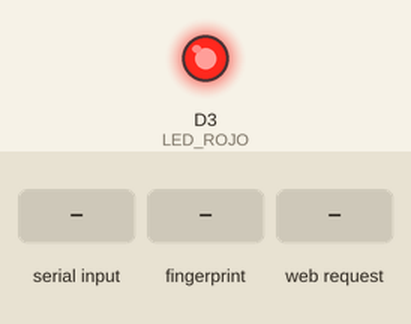
The sketch below on a simulated ESP8266 (NodeMCU). On the bench: output pins drawn as LEDs (lit = HIGH). Dashed ring = blinking. The inputs (shaded band) are chosen by the test bench. The local clock reads 2024-03-15 10:24:30 at power-on unless the sketch sets it; what the sketch prints to the serial monitor is not drawn.

Above: at 1.6 s.
At 3.5 s:
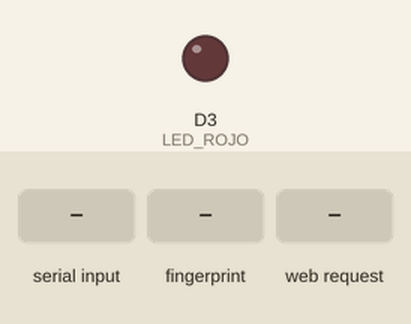
3.6 s: "ALERTA:BLOQUEO\n" received over Serial
At 3.75 s:
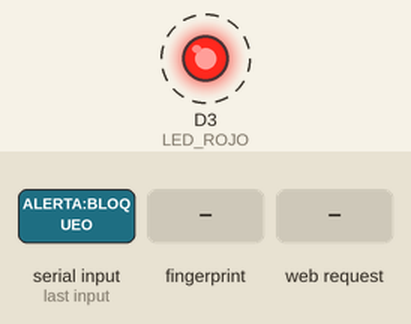
6.6 s: finger stored as number 1 placed on the sensor
8.4 s: HTTP request GET /abrir received
Timing chart, 0 to 11.4 s (numbered marks = the images above; inputs shaded):
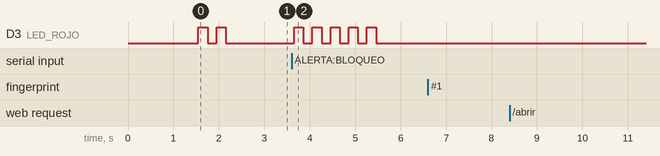

The sketch:

esp8266_huella_wifi.ino
```cpp
/*
 * =====================================================================================
 * CONTROL DE ACCESO - ESP8266   (HUELLA + WIFI, SIN SD)
 * =====================================================================================
 * Agrega control remoto por WiFi SIN tocar el Arduino.
 *
 * COMO ABRE SIN TOCAR EL ARDUINO:
 *   Al pulsar "Abrir" en la pagina web, el ESP envia "HUELLA:OK:WEB" por el serial.
 *   Tu Arduino ya abre la puerta al recibir HUELLA:OK:, asi que funciona igual.
 *   (El LCD mostrara "Huella OK ID:#WEB")
 *
 * MODO WIFI: Punto de Acceso (AP) propio -> no necesita router.
 *   1. Enciende el sistema.
 *   2. En el celular, conectate a la red WiFi:   ControlAcceso    (clave: abrir1234)
 *   3. Abre el navegador en:   http://192.168.4.1
 *   4. Pulsa "Abrir puerta".
 *
 * CONEXIONES:
 *   Sensor huella:  VCC->3V3, GND->GND, TX->D4, RX->D0
 *   Enlace Arduino: ESP TX -> Arduino RX(0),  ESP RX -> Arduino TX(1),  GND COMUN
 *   RTC (opcional): SDA->D2, SCL->D1
 *
 * NOTA: sube este sketch con el enlace al Arduino DESCONECTADO; luego conecta y enciende.
 * =====================================================================================
 */

#include <ESP8266WiFi.h>
#include <ESP8266WebServer.h>
#include <SoftwareSerial.h>
#include <Adafruit_Fingerprint.h>
#include <Wire.h>
#include <RTClib.h>

// ── WiFi (modo AP) ─────────────────────────────────────────────
const char* AP_SSID = "ControlAcceso";
const char* AP_PASS = "abrir1234";       // minimo 8 caracteres
ESP8266WebServer server(80);

// ── Huella ─────────────────────────────────────────────────────
SoftwareSerial mySer(D4, D0);            // RX=D4, TX=D0
Adafruit_Fingerprint finger = Adafruit_Fingerprint(&mySer);

// ── RTC (opcional) ─────────────────────────────────────────────
RTC_DS3231 rtc;
bool rtcOK = false;
unsigned long tUltimoEnvioHora = 0;

// ── LED / buffers ──────────────────────────────────────────────
const int LED_ROJO = D3;
String bufferSerial = "";
int huellasFallidasConsecutivas = 0;
unsigned long tUltimaHuellaFallida = 0;

// ── Pagina web ─────────────────────────────────────────────────
const char PAGINA[] PROGMEM = R"HTML(
<!DOCTYPE html><html lang="es"><head><meta charset="utf-8">
<meta name="viewport" content="width=device-width,initial-scale=1">
<title>Control de Acceso</title>
<style>
 body{font-family:system-ui,Arial,sans-serif;margin:0;background:#0f172a;color:#e2e8f0;
   display:flex;min-height:100vh;align-items:center;justify-content:center}
 .card{text-align:center;padding:32px}
 h1{font-size:20px;font-weight:600;margin-bottom:24px}
 button{font-size:22px;padding:22px 40px;border:0;border-radius:16px;background:#22c55e;
   color:#052e13;font-weight:700;cursor:pointer;width:100%;max-width:320px}
 button:active{transform:scale(.98)}
 #msg{margin-top:20px;font-size:15px;min-height:22px;color:#94a3b8}
</style></head><body>
<div class="card">
 <h1>Control de Acceso</h1>
 <button onclick="abrir()">Abrir puerta</button>
 <div id="msg"></div>
</div>
<script>
function abrir(){
 document.getElementById('msg').textContent='Enviando...';
 fetch('/abrir').then(r=>r.text()).then(t=>{
   document.getElementById('msg').textContent=t;
 }).catch(function(){document.getElementById('msg').textContent='Error de conexion';});
}
</script></body></html>
)HTML";

void handleRoot()  { server.send_P(200, "text/html", PAGINA); }
void handleAbrir() {
  Serial.println("HUELLA:OK:WEB");       // el Arduino abre con esto, sin tocarlo
  server.send(200, "text/plain", "Puerta abierta");
}

// ============================================================
void enviarHoraArduino() {
  if (!rtcOK) return;
  DateTime ahora = rtc.now();
  String m = "HORA:";
  if (ahora.hour()   < 10) m += "0"; m += ahora.hour();   m += ":";
  if (ahora.minute() < 10) m += "0"; m += ahora.minute(); m += ":";
  if (ahora.second() < 10) m += "0"; m += ahora.second();
  Serial.println(m);
}

void ledRojo() { digitalWrite(LED_ROJO, HIGH); delay(50); digitalWrite(LED_ROJO, LOW); }
void parpadeoRojo(int veces, int tDelay = 100) {
  for (int i = 0; i < veces; i++) {
    digitalWrite(LED_ROJO, HIGH); delay(tDelay);
    digitalWrite(LED_ROJO, LOW);  delay(tDelay);
  }
}

void procesarMensajeArduino(String msg) {
  msg.trim();
  if (msg.length() == 0) return;
  if      (msg.startsWith("DENEGADO:")) ledRojo();
  else if (msg == "ALERTA:BLOQUEO")     parpadeoRojo(5, 200);
  else if (msg == "ALERTA:FORZADO")     parpadeoRojo(5, 100);
}

void leerSerialArduino() {
  while (Serial.available()) {
    char c = (char)Serial.read();
    if (c == '\n') { procesarMensajeArduino(bufferSerial); bufferSerial = ""; }
    else if (c != '\r') { bufferSerial += c; }
  }
}

void manejarHuellaFallida() {
  if (millis() - tUltimaHuellaFallida > 60000) huellasFallidasConsecutivas = 0;
  huellasFallidasConsecutivas++;
  tUltimaHuellaFallida = millis();
  Serial.println("HUELLA:DENEGADO");
  if (huellasFallidasConsecutivas >= 3) parpadeoRojo(5, 100);
}

void procesarHuella() {
  int p = finger.getImage();
  if (p == FINGERPRINT_NOFINGER) return;

  Serial.println("HUELLA:LEYENDO");

  if (p != FINGERPRINT_OK)                 { manejarHuellaFallida(); return; }
  if (finger.image2Tz() != FINGERPRINT_OK) { manejarHuellaFallida(); return; }

  if (finger.fingerSearch() == FINGERPRINT_OK) {
    huellasFallidasConsecutivas = 0;
    Serial.println("HUELLA:OK:" + String(finger.fingerID));
  } else {
    manejarHuellaFallida();
  }
  delay(1500);
}

// ============================================================
void setup() {
  Serial.begin(9600);
  delay(500);

  pinMode(LED_ROJO, OUTPUT);
  digitalWrite(LED_ROJO, LOW);

  // RTC opcional (no congela si falta)
  Wire.begin();
  if (rtc.begin()) {
    rtcOK = true;
    if (rtc.lostPower()) rtc.adjust(DateTime(F(__DATE__), F(__TIME__)));
  }

  // Huella (no congela si falta)
  finger.begin(57600);
  delay(50);
  finger.verifyPassword();

  // WiFi como punto de acceso propio
  WiFi.mode(WIFI_AP);
  WiFi.softAP(AP_SSID, AP_PASS);
  server.on("/", handleRoot);
  server.on("/abrir", handleAbrir);
  server.begin();

  parpadeoRojo(2, 200);   // arranque
}

void loop() {
  server.handleClient();
  leerSerialArduino();
  procesarHuella();

  if (rtcOK && millis() - tUltimoEnvioHora >= 10000) {
    enviarHoraArduino();
    tUltimoEnvioHora = millis();
  }
  if (huellasFallidasConsecutivas > 0 && (millis() - tUltimaHuellaFallida > 60000))
    huellasFallidasConsecutivas = 0;

  delay(5);
}
```

Measured:
- after the input at 3.6 s, D3 (LED_ROJO): alternates HIGH for 0.20 s and LOW for 0.20 s, 10 changes in all, then stays LOW, starting after 0.06 s
- after the input at 6.6 s, every drawn part: stays the same
- after the input at 8.4 s, every drawn part: stays the same
